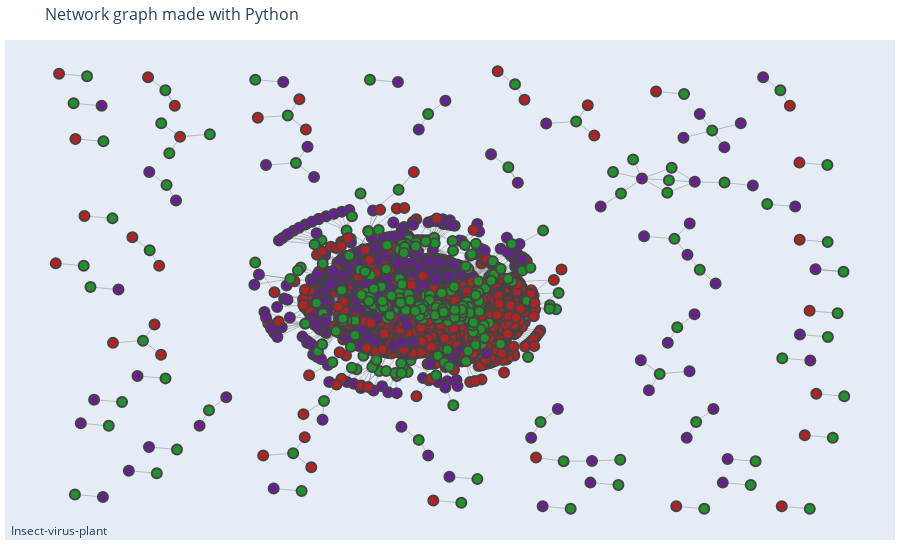

Notebook code cell kept with this figure:
### Code cell
fig = go.Figure(
    data=[edge_trace, node_trace],
    layout=go.Layout(
        title='Network graph made with Python',
        titlefont_size=16,
        showlegend=False,
        hovermode='closest',
        margin={
            'b':20,'l':5,'r':5,'t':40
        },
        annotations=[{
            "text":"Insect-virus-plant",
            'showarrow':False,
            'xref':"paper", 
            'yref':"paper",
            'x':0.005, 
            'y':-0.002 
        }],
        xaxis={'showgrid':False, 'zeroline':False, 'showticklabels':False},
        yaxis={'showgrid':False, 'zeroline':False, 'showticklabels':False}
    )
)
fig.show()

### Figure 1 — Plotly figure (JSON) as saved in the notebook; plotly's stock layout.template omitted (floating-point values rounded to 4 significant figures; data arrays with more than 128 entries replaced by an {"elided": "..."} marker saying what was removed)
{"data": [{"hoverinfo": "none", "line": {"color": "#888", "width": 0.5}, "mode": "lines", "type": "scatter", "x": {"elided": "15303 float values"}, "y": {"elided": "15303 float values"}}, {"hoverinfo": "text", "marker": {"color": {"elided": "2667 str values"}, "line": {"width": 2}, "reversescale": true, "size": 10}, "mode": "markers", "text": {"elided": "2667 str values"}, "type": "scatter", "x": {"elided": "2667 float values"}, "y": {"elided": "2667 float values"}}], "layout": {"annotations": [{"showarrow": false, "text": "Insect-virus-plant", "x": 0.005, "xref": "paper", "y": -0.002, "yref": "paper"}], "hovermode": "closest", "margin": {"b": 20, "l": 5, "r": 5, "t": 40}, "showlegend": false, "title": {"font": {"size": 16}, "text": "Network graph made with Python"}, "xaxis": {"showgrid": false, "showticklabels": false, "zeroline": false}, "yaxis": {"showgrid": false, "showticklabels": false, "zeroline": false}}}
